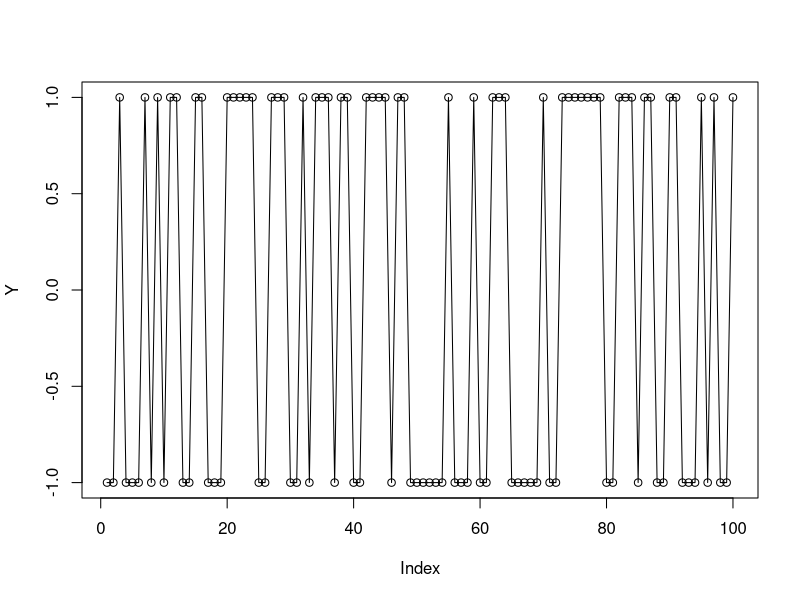
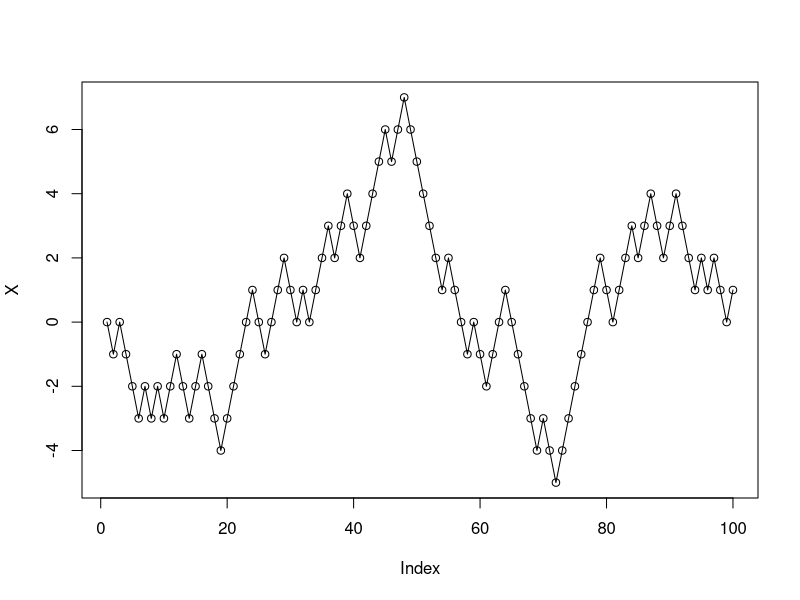
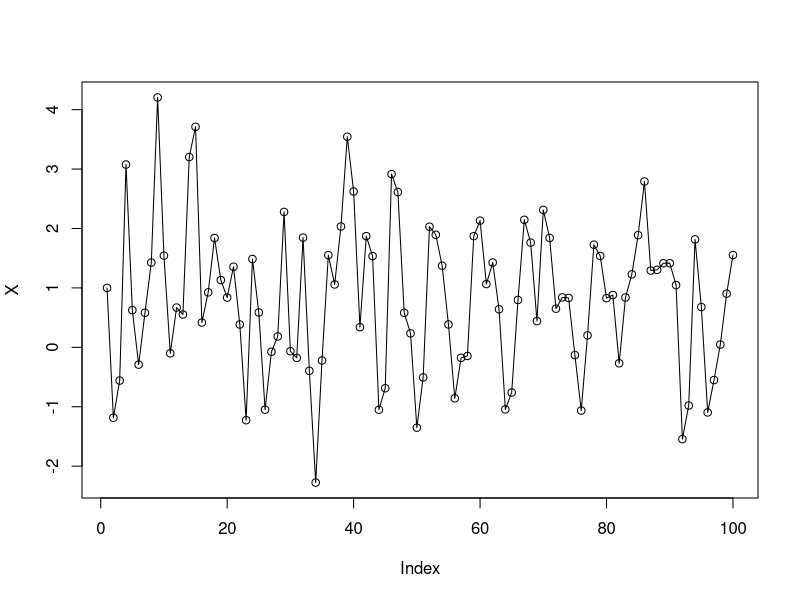

Write R code to recreate these figures, in order.
set.seed(100)
p <- 0.5

# simulating i.i.d. coin flips
Z <- rbinom(100, 1, p)
Y <- 2*Z - 1
plot(Y)
lines(Y)

# Simulating the random walk
X <- rep(0,100)
for (t in 2:100) {
  X[t] = X[t-1] + Y[t]
}
plot(X)
lines(X)

# simulating the moving average
c0 <- 1
Epsilon <- rnorm(100, 0, 2)
X <- rep(c0, 100)
for (t in 2:100) {
  X[t] = c0 + (0.5) * (Epsilon[t] + Epsilon[t-1])
}
plot(X)
lines(X)
